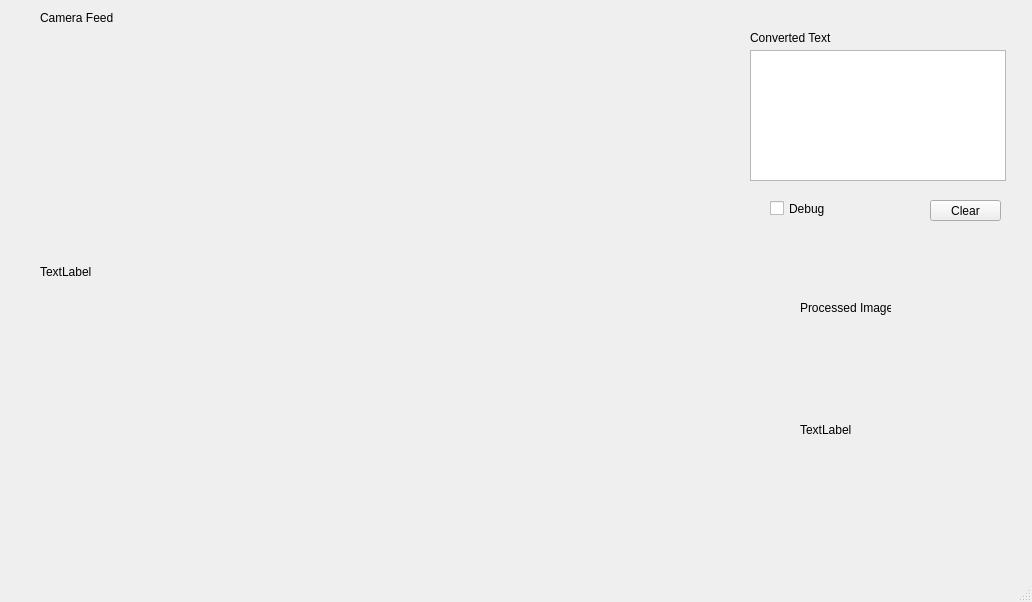
<?xml version="1.0" encoding="UTF-8"?>
<ui version="4.0">
 <class>Start</class>
 <widget class="QMainWindow" name="Start">
  <property name="geometry">
   <rect>
    <x>0</x>
    <y>0</y>
    <width>1032</width>
    <height>602</height>
   </rect>
  </property>
  <property name="minimumSize">
   <size>
    <width>1032</width>
    <height>602</height>
   </size>
  </property>
  <property name="maximumSize">
   <size>
    <width>1032</width>
    <height>602</height>
   </size>
  </property>
  <property name="windowTitle">
   <string>Start</string>
  </property>
  <widget class="QWidget" name="centralwidget">
   <widget class="QLabel" name="videoFrame">
    <property name="geometry">
     <rect>
      <x>40</x>
      <y>32</y>
      <width>640</width>
      <height>480</height>
     </rect>
    </property>
    <property name="text">
     <string>TextLabel</string>
    </property>
   </widget>
   <widget class="QLabel" name="processed_frame">
    <property name="geometry">
     <rect>
      <x>800</x>
      <y>330</y>
      <width>200</width>
      <height>200</height>
     </rect>
    </property>
    <property name="text">
     <string>TextLabel</string>
    </property>
   </widget>
   <widget class="QTextBrowser" name="textBrowser">
    <property name="geometry">
     <rect>
      <x>750</x>
      <y>50</y>
      <width>256</width>
      <height>131</height>
     </rect>
    </property>
   </widget>
   <widget class="QCheckBox" name="debug">
    <property name="geometry">
     <rect>
      <x>770</x>
      <y>200</y>
      <width>70</width>
      <height>17</height>
     </rect>
    </property>
    <property name="text">
     <string>Debug</string>
    </property>
   </widget>
   <widget class="QPushButton" name="clear">
    <property name="geometry">
     <rect>
      <x>930</x>
      <y>200</y>
      <width>71</width>
      <height>21</height>
     </rect>
    </property>
    <property name="text">
     <string>Clear</string>
    </property>
   </widget>
   <widget class="QLabel" name="Convertedlabel">
    <property name="geometry">
     <rect>
      <x>750</x>
      <y>30</y>
      <width>81</width>
      <height>16</height>
     </rect>
    </property>
    <property name="text">
     <string>Converted Text</string>
    </property>
   </widget>
   <widget class="QLabel" name="processedImageLabel">
    <property name="geometry">
     <rect>
      <x>800</x>
      <y>300</y>
      <width>91</width>
      <height>16</height>
     </rect>
    </property>
    <property name="text">
     <string>Processed Image</string>
    </property>
   </widget>
   <widget class="QLabel" name="Convertedlabel_3">
    <property name="geometry">
     <rect>
      <x>40</x>
      <y>10</y>
      <width>91</width>
      <height>16</height>
     </rect>
    </property>
    <property name="text">
     <string>Camera Feed</string>
    </property>
   </widget>
  </widget>
  <widget class="QMenuBar" name="menubar">
   <property name="geometry">
    <rect>
     <x>0</x>
     <y>0</y>
     <width>1032</width>
     <height>21</height>
    </rect>
   </property>
  </widget>
  <widget class="QStatusBar" name="statusbar"/>
 </widget>
 <resources/>
 <connections/>
</ui>
